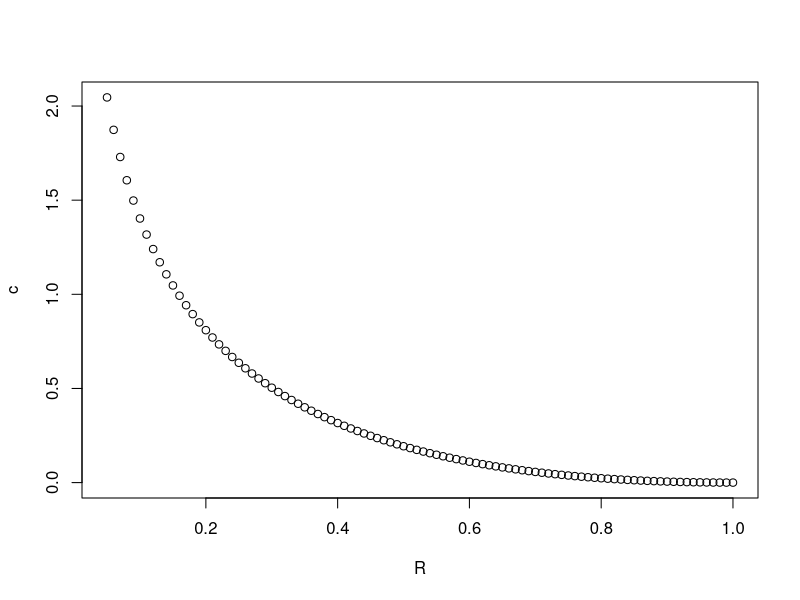
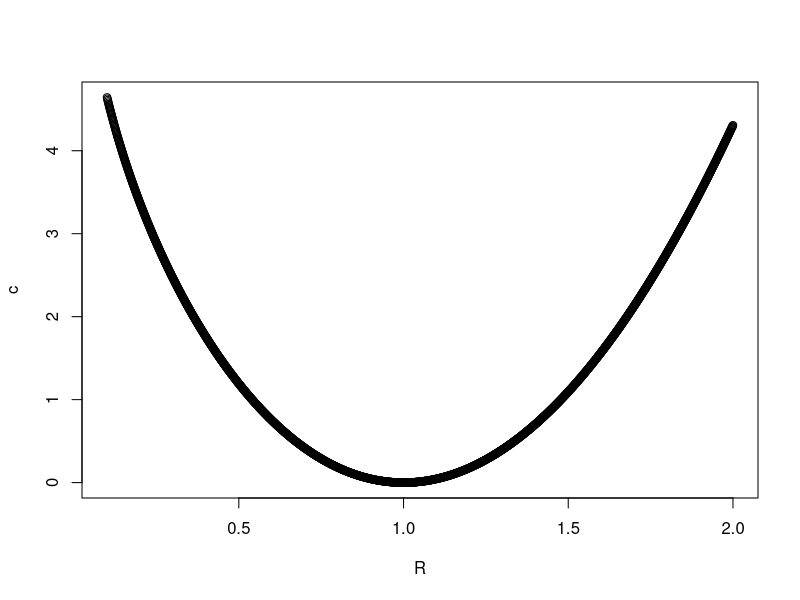

R code for these plots, in order:
## ---- chunk 1
R <- seq(0.05,1,by=0.01)
c <- -log(R)+R-1
plot(R,c)
## ---- chunk 2
R <- seq(0.1,2,by=0.001)
c <- -log(R)+R-1+4*(R-1)^2
plot(R,c)
